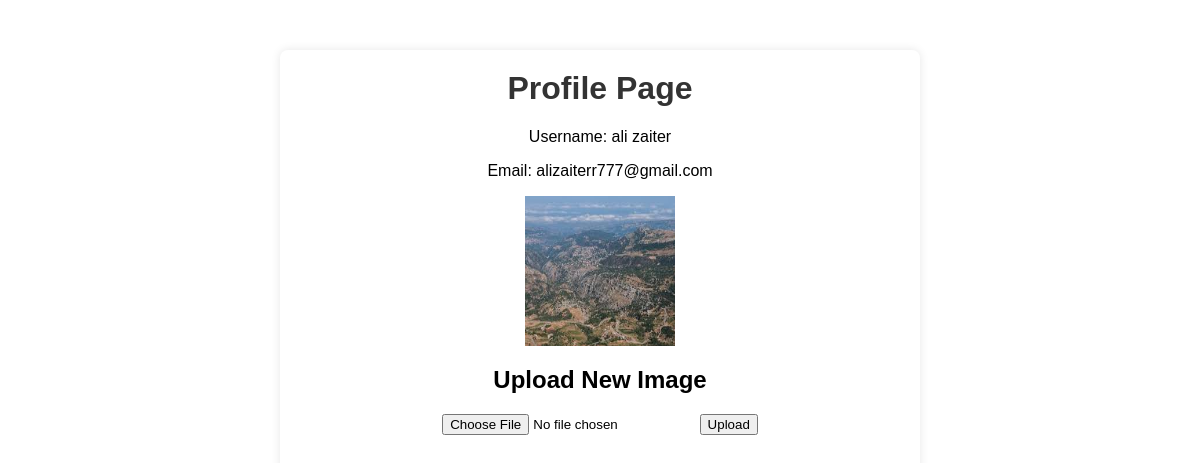
Page /Admin/profile.php (signed in) on the committed database.
### tables this page shows
CREATE TABLE `users` (
  `Id` int(11) NOT NULL,
  `Username` varchar(30) NOT NULL,
  `Email` varchar(500) NOT NULL,
  `Password` varchar(64) NOT NULL,
  `Salt` varchar(3) NOT NULL,
  `Image` varchar(500) NOT NULL,
  `RoleId` int(11) NOT NULL,
  `VerificationToken` varchar(64) NOT NULL,
  `Verified` tinyint(4) DEFAULT NULL
);

### Admin/profile.php (the view, shortened to what this page needs)
<link rel="stylesheet" href="profile.css">
<?php
require("Config.php");
$userId = $_SESSION["UserId_Admin"];
$query = "SELECT Username, Email, Image FROM users WHERE Id='$userId'";
$result = mysqli_query($con, $query);
$user = mysqli_fetch_array($result);
?>
<!DOCTYPE html>
<html lang="en">
<head>
</head>
<body class="container">
    <h1>Profile Page</h1>
    <p>Username: <?php echo $user["Username"]; ?></p>
    <p>Email: <?php echo $user["Email"]; ?></p>
    <p>
        <img src="<?php echo $user["Image"]; ?>" alt="User Image" width="150" height="150">
    </p>
    <h2>Upload New Image</h2>
    <form action="upload.php" method="post" enctype="multipart/form-data">
        <input type="file" name="image" required>
        <input type="submit" name="upload" value="Upload">
    </form>
</body>
</html>

### Admin/profile.css (style rules this page uses)
body { font-family: Arial, sans-serif; background-color: #f4f4f4; margin: 0; padding: 0; }
.container { max-width: 600px; margin: 50px auto; padding: 20px; background-color: #fff; box-shadow: 0 0 10px rgba(0, 0, 0, 0.1); border-radius: 8px; text-align: center; }
h1 { color: #333; }

### rows in the picture
users: Username "ali zaiter", Email "alizaiterr777@gmail.com", Image (picture)
